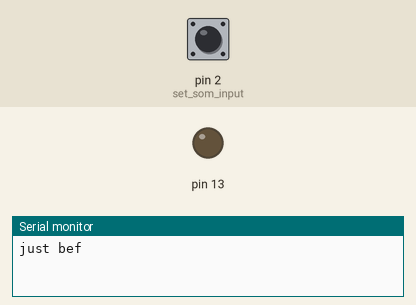
A sketch run on a simulated Arduino Uno, built with avr-gcc and run on an emulated ATmega328P. Parts: output pins drawn as LEDs (lit = HIGH), the last lines printed to the serial monitor. The inputs (shaded band) are chosen by the test bench; at power-on: pin 2 (set_som_input) HIGH.

Above: at 5.0 s.
5.1 s: pin 2 (set_som_input) pulled LOW for 0.15 s
At 6.3 s:
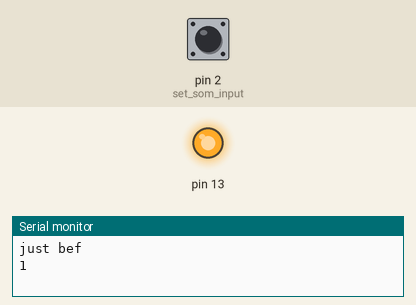
6.7 s: pin 2 (set_som_input) pulled LOW for 1 s
At 7.7 s:
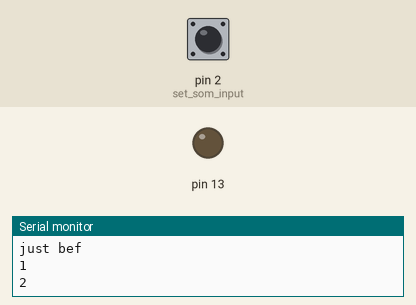
9.2 s: pin 2 (set_som_input) pulled LOW for 3.2 s
At 9.6 s:
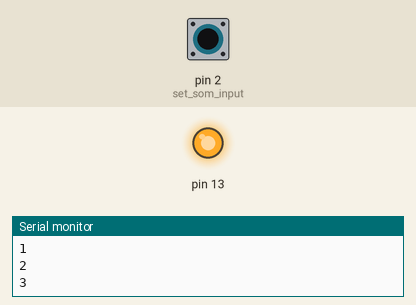
Timing chart, 0 to 12.2 s (numbered marks = the images above; inputs shaded):
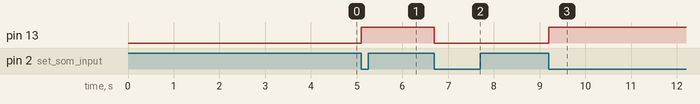

The sketch:

ll504.ino
```cpp
#include <krnl.h>

// External triggered ISR
// An Interrupt Service Routine is attached to pin 2
// So when pin2 is drived to ground (by a wire) an interrupt is generated.
// The ISR increment a counter and send it to a message Q
// naming ki_send .... "i" indicates it can be used in an ISR and demand interrupt to be disabled prio to call
// and that no task shift takes place in the call
// demonstrates ISR with  message Q and preemption(task shift) in the ISR
// NB Take a look on the ISR. For 1280 and 2560 it is INT4 but for 168,328,.. it's INTO
// It is taken care by a compile flag
// (c) beerware license JDN 2013
// AS USUAL Serial.print is not krnl safe !!! cant break your program

struct k_t * p_t1,*p_t2,*sem1;

#define STK_SIZE 400

char s1[STK_SIZE]; // stak for t1 ... and t2
char s2[STK_SIZE]; // stak for t1 ... and t2

volatile int icnt=0;

void doBlink(void) {
  static char flag = 0;
  flag = ! flag;
  digitalWrite(13,flag);
}


void t2()
{
  while (1) {
    // doBlink();
    k_sleep(100);
  }
}

void t1(void) {

  while (1) {
  int i;

    k_wait(sem1,0); // wait forever
    doBlink();
    Serial.println(icnt);
  }

}


#if defined (__AVR_ATmega2560__) || defined (__AVR_ATmega1280__)
ISR(INT4_vect,ISR_NAKED) {
#else
ISR(INT0_vect, ISR_NAKED) {
#endif

  // no local vars ?!?  ! I think
  PUSHREGS();
  if (!k_running)
    goto exitt ;

  icnt++;
  ki_signal(sem1);
  K_CHG_STAK();
exitt:

  POPREGS();
  RETI();
}

void initISR()
{
  DI();
  pinMode(2,INPUT);  // set som input
  digitalWrite(2,HIGH);  // enable pullup resistor
#if defined (__AVR_ATmega2560__) || defined (__AVR_ATmega1280__)
  // 1280/2560 mega pin2 intr:4, pin5 intr:5
  EIMSK |= (1 << INT4);  // enable external intr
  EICRB |= (1 << ISC41); // trigger INT4 on falling edge
#else
  EIMSK |= (1 << INT0);  // enable external intr
  EICRA |= (1 << ISC01); // trigger INT0 on falling edge
#endif

  EI();
}

void setup() {

  Serial.begin(9600);
  pinMode(13,OUTPUT);

  k_init(2,1,0); // from now you can crt task,sem etc

  sem1 = k_crt_sem(0,10); //

  p_t1 = k_crt_task(t1, 10, s1, STK_SIZE);
  p_t2 = k_crt_task(t2, 10, s2, STK_SIZE);

  initISR();

  Serial.println("just bef");
  k_start(10); // now we are runnning   with timer 10 msev
  Serial.println("oev");

  // main will not come back and will sleep rest of life
}

void loop(void) {
  // just for compilation - will never be called
}

/* QED :-) */
```

Measured:
- after the input at 5.1 s, pin 13: LOW → HIGH at once
- after the input at 6.7 s, pin 13: HIGH → LOW at once
- after the input at 9.2 s, pin 13: LOW → HIGH at once
